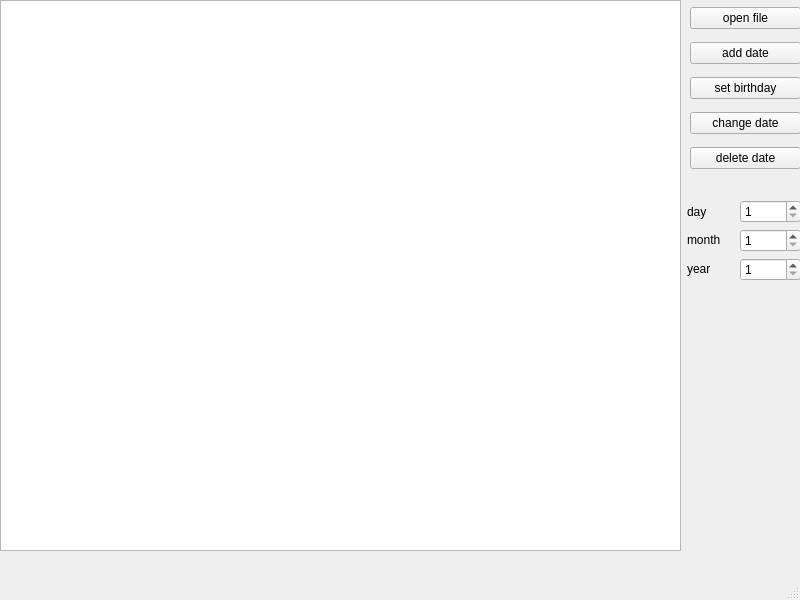
<?xml version="1.0" encoding="UTF-8"?>
<ui version="4.0">
 <class>MainWindow</class>
 <widget class="QMainWindow" name="MainWindow">
  <property name="geometry">
   <rect>
    <x>0</x>
    <y>0</y>
    <width>800</width>
    <height>600</height>
   </rect>
  </property>
  <property name="windowTitle">
   <string>MainWindow</string>
  </property>
  <widget class="QWidget" name="centralwidget">
   <widget class="QTableWidget" name="tableWidget">
    <property name="geometry">
     <rect>
      <x>0</x>
      <y>0</y>
      <width>681</width>
      <height>551</height>
     </rect>
    </property>
   </widget>
   <widget class="QWidget" name="verticalLayoutWidget_2">
    <property name="geometry">
     <rect>
      <x>690</x>
      <y>0</y>
      <width>111</width>
      <height>181</height>
     </rect>
    </property>
    <layout class="QVBoxLayout" name="verticalLayout_2">
     <item>
      <widget class="QPushButton" name="open">
       <property name="text">
        <string>open file</string>
       </property>
      </widget>
     </item>
     <item>
      <widget class="QPushButton" name="addButton">
       <property name="text">
        <string>add date</string>
       </property>
      </widget>
     </item>
     <item>
      <widget class="QPushButton" name="birthdayButton">
       <property name="text">
        <string>set birthday</string>
       </property>
      </widget>
     </item>
     <item>
      <widget class="QPushButton" name="changeButton">
       <property name="text">
        <string>change date</string>
       </property>
      </widget>
     </item>
     <item>
      <widget class="QPushButton" name="deleteButton">
       <property name="text">
        <string>delete date</string>
       </property>
      </widget>
     </item>
    </layout>
   </widget>
   <widget class="QWidget" name="verticalLayoutWidget_3">
    <property name="geometry">
     <rect>
      <x>687</x>
      <y>200</y>
      <width>51</width>
      <height>80</height>
     </rect>
    </property>
    <layout class="QVBoxLayout" name="verticalLayout_3">
     <item>
      <widget class="QLabel" name="label">
       <property name="text">
        <string>day</string>
       </property>
      </widget>
     </item>
     <item>
      <widget class="QLabel" name="label_2">
       <property name="text">
        <string>month</string>
       </property>
      </widget>
     </item>
     <item>
      <widget class="QLabel" name="label_3">
       <property name="text">
        <string>year</string>
       </property>
      </widget>
     </item>
    </layout>
   </widget>
   <widget class="QWidget" name="verticalLayoutWidget_4">
    <property name="geometry">
     <rect>
      <x>740</x>
      <y>200</y>
      <width>61</width>
      <height>81</height>
     </rect>
    </property>
    <layout class="QVBoxLayout" name="verticalLayout_4">
     <item>
      <widget class="QSpinBox" name="daySpin">
       <property name="minimum">
        <number>1</number>
       </property>
       <property name="maximum">
        <number>31</number>
       </property>
      </widget>
     </item>
     <item>
      <widget class="QSpinBox" name="monthSpin">
       <property name="minimum">
        <number>1</number>
       </property>
       <property name="maximum">
        <number>12</number>
       </property>
      </widget>
     </item>
     <item>
      <widget class="QSpinBox" name="yearSpin">
       <property name="minimum">
        <number>1</number>
       </property>
       <property name="maximum">
        <number>9999</number>
       </property>
      </widget>
     </item>
    </layout>
   </widget>
  </widget>
  <widget class="QMenuBar" name="menubar">
   <property name="geometry">
    <rect>
     <x>0</x>
     <y>0</y>
     <width>800</width>
     <height>22</height>
    </rect>
   </property>
  </widget>
  <widget class="QStatusBar" name="statusbar"/>
 </widget>
 <resources/>
 <connections/>
</ui>
